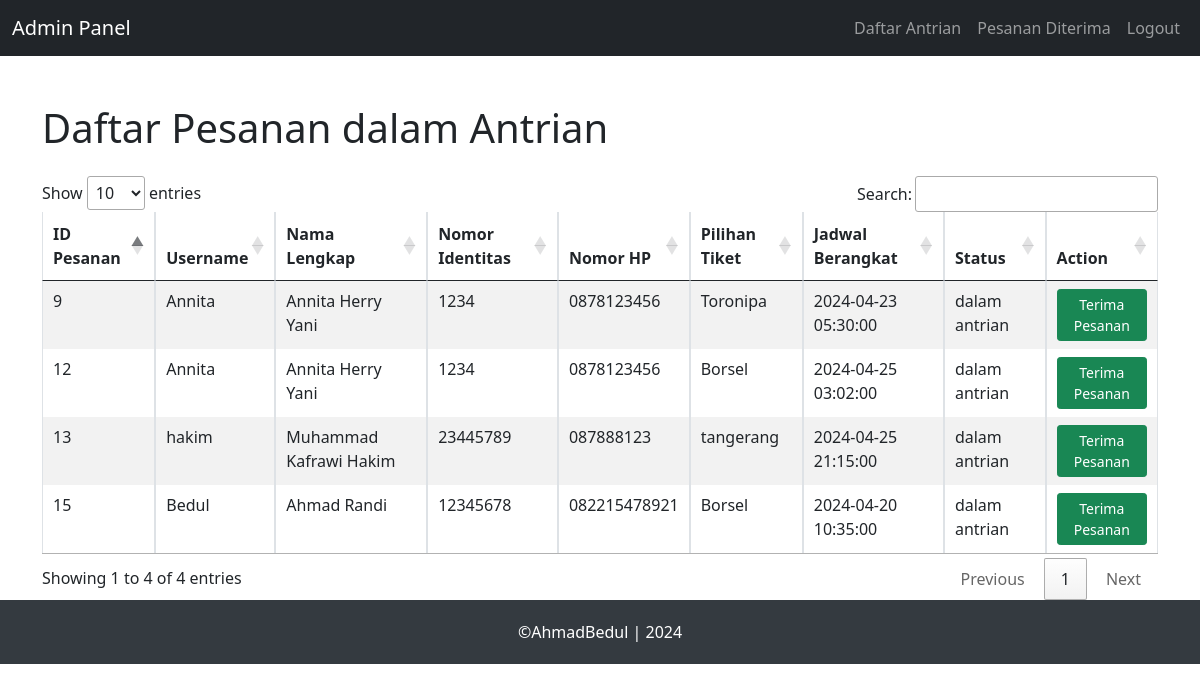
/admin.php (signed in), run on the app's committed database.
### tables this page shows
CREATE TABLE `pesanan` (
  `id` int(11) NOT NULL,
  `username` varchar(255) NOT NULL,
  `nama_lengkap` varchar(255) NOT NULL,
  `nomor_identitas` varchar(20) NOT NULL,
  `nomor_hp` varchar(15) NOT NULL,
  `pilihan_tiket` varchar(50) NOT NULL,
  `jadwal_berangkat` datetime NOT NULL,
  `status` varchar(50) NOT NULL DEFAULT 'dalam antrian'
);

### admin.php (the view, shortened to what this page needs)
<?php
require_once "./function/user.php";
require_once "./function/config.php";
$sqlAntrian = "SELECT * FROM pesanan WHERE status = 'dalam antrian'";
$resultAntrian = $conn->query($sqlAntrian);
$sqlDiterima = "SELECT * FROM pesanan WHERE status = 'Diterima'";
$resultDiterima = $conn->query($sqlDiterima);
?>
<!DOCTYPE html>
<html lang="en">
<head>
    <link href="https://cdn.jsdelivr.net/npm/bootstrap@5.0.2/dist/css/bootstrap.min.css" rel="stylesheet">
    <link rel="stylesheet" type="text/css" href="https://cdn.datatables.net/1.11.5/css/jquery.dataTables.css">
</head>
<body>
    <nav class="navbar navbar-expand-lg navbar-dark bg-dark">
        <div class="container-fluid">
            <a class="navbar-brand" href="#">Admin Panel</a>
            <div class="collapse navbar-collapse justify-content-end" id="navbarNav">
                <ul class="navbar-nav">
                    <li class="nav-item">
                        <a class="nav-link" href="admin.php">Daftar Antrian</a>
                    </li>
                    <li class="nav-item">
                        <a class="nav-link" href="admin.php?view=diterima">Pesanan Diterima</a>
                    </li>
                    <li class="nav-item">
                        <a class="nav-link" href="logout.php">Logout</a>
                    </li>
                </ul>
            </div>
        </div>
    </nav>
    <section>
        <div class="container">
            <?php
            if (isset($_GET['view']) && $_GET['view'] === 'diterima') {
                echo "<h1 class='mt-5 mb-4'>Daftar Pesanan yang Sudah Diterima</h1>";
                $result = $resultDiterima;
            } else {
                echo "<h1 class='mt-5 mb-4'>Daftar Pesanan dalam Antrian</h1>";
                $result = $resultAntrian;
            }
            ?>
            <div class="table-responsive">
                <table id="pesananTable" class="table table-striped table-bordered">
                    <thead>
                        <tr>
                            <th>ID Pesanan</th>
                            <th>Username</th>
                            <th>Nama Lengkap</th>
                            <th>Nomor Identitas</th>
                            <th>Nomor HP</th>
                            <th>Pilihan Tiket</th>
                            <th>Jadwal Berangkat</th>
                            <th>Status</th>
                            <?php if (!isset($_GET['view']) || $_GET['view'] !== 'diterima') : ?>
                                <th>Action</th>
                            <?php endif; ?>
                        </tr>
                    </thead>
                    <tbody>
                        <?php while ($row = $result->fetch_assoc()) : ?>
                            <tr>
                                <td><?php echo $row['id']; ?></td>
                                <td><?php echo $row['username']; ?></td>
                                <td><?php echo $row['nama_lengkap']; ?></td>
                                <td><?php echo $row['nomor_identitas']; ?></td>
                                <td><?php echo $row['nomor_hp']; ?></td>
                                <td><?php echo $row['pilihan_tiket']; ?></td>
                                <td><?php echo $row['jadwal_berangkat']; ?></td>
                                <td><?php echo $row['status']; ?></td>
                                <?php if (!isset($_GET['view']) || $_GET['view'] !== 'diterima') : ?>
                                    <td>
                                        <form action="" method="post">
                                            <button type="submit" name="submit" class="btn btn-success btn-sm">Terima Pesanan</button>
                                        </form>
                                    </td>
                                <?php endif; ?>
                            </tr>
                        <?php endwhile; ?>
                    </tbody>
                </table>
            </div>
        </div>
    </section>
    <footer class="footer">
        <div class="container">
            <span>&copy;AhmadBedul | 2024</span>
        </div>
    </footer>
</body>
</html>

### admin.php (style rules this page uses)
.footer { text-align: center; background-color: #343a40; color: white; padding: 20px 0; }

### data on the page
pesanan: id "9", username "Annita", nama_lengkap "Annita Herry Yani", nomor_identitas "1234", nomor_hp "0878123456", pilihan_tiket "Toronipa", jadwal_berangkat "2024-04-23 05:30:00", status "dalam antrian"
pesanan: id "12", username "Annita", nama_lengkap "Annita Herry Yani", nomor_identitas "1234", nomor_hp "0878123456", pilihan_tiket "Borsel", jadwal_berangkat "2024-04-25 03:02:00", status "dalam antrian"
pesanan: id "13", username "hakim", nama_lengkap "Muhammad Kafrawi Hakim", nomor_identitas "23445789", nomor_hp "087888123", pilihan_tiket "tangerang", jadwal_berangkat "2024-04-25 21:15:00", status "dalam antrian"
pesanan: id "15", username "Bedul", nama_lengkap "Ahmad Randi", nomor_identitas "12345678", nomor_hp "082215478921", pilihan_tiket "Borsel", jadwal_berangkat "2024-04-20 10:35:00", status "dalam antrian"
